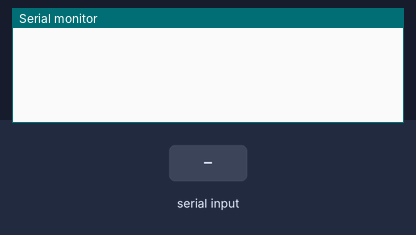
This sketch was run on a simulated Arduino Uno, built with avr-gcc and run on an emulated ATmega328P. Parts: the last lines printed to the serial monitor. The test bench sets the inputs (shaded band).

Above: at 1.2 s.
1.3 s: "1\n" received over Serial
At 2.0 s:
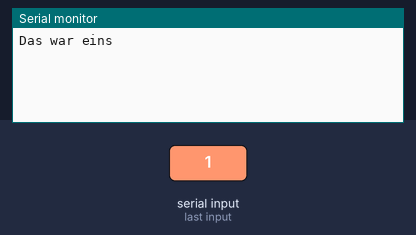
2.8 s: "2\n" received over Serial
At 3.2 s:
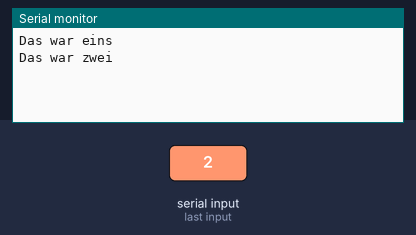
4.3 s: "3\n" received over Serial
At 5.5 s:
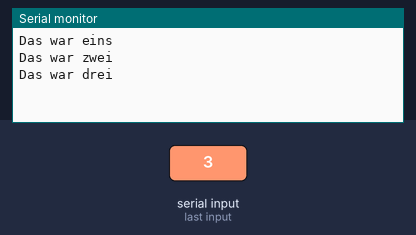
5.8 s: "4\n" received over Serial
At 6.6 s:
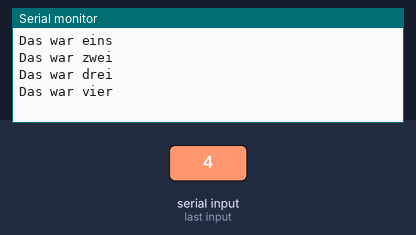
7.3 s: "5\n" received over Serial
At 7.8 s:
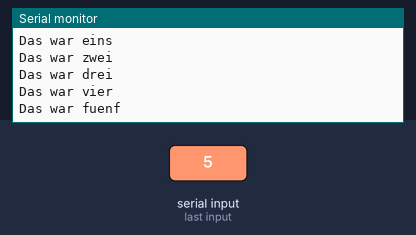

The sketch:

switch1.ino
```cpp
/*

  *** switch1 ***

 Author:         Wolfgang Reh

 Website:        http://moodle1.wreh.eu

 Version:        1.0

 Date:           03.03.2015

 Last modified:

 Description:    Beispiel einer if-Verzweigung
 Referenz:       http://arduino.cc/en/Reference/HomePage

 */


void setup() {
  Serial.begin(9600); // opens serial port, sets data rate to 9600 bps
}


void loop() {
  int a;

  if( Serial.available()) {
    a = Serial.parseInt();

   switch(a) {

      case 1: Serial.println("Das war eins ");

              break;

      case 2: Serial.println("Das war zwei ");

              break;

      case 3: Serial.println("Das war drei ");

              break;

      case 4: Serial.println("Das war vier ");

              break;

      case 5: Serial.println("Das war fuenf ");

              break;

      }      /* Ende switch */

  }
}
```

Measured:
- after the input at 1.3 s, the serial monitor: prints a new line at once (image 1)
- after the input at 2.8 s, the serial monitor: prints a new line at once (image 2)
- after the input at 4.3 s, the serial monitor: prints a new line at once (image 3)
- after the input at 5.8 s, the serial monitor: prints a new line at once (image 4)
- after the input at 7.3 s, the serial monitor: prints a new line at once (image 5)
